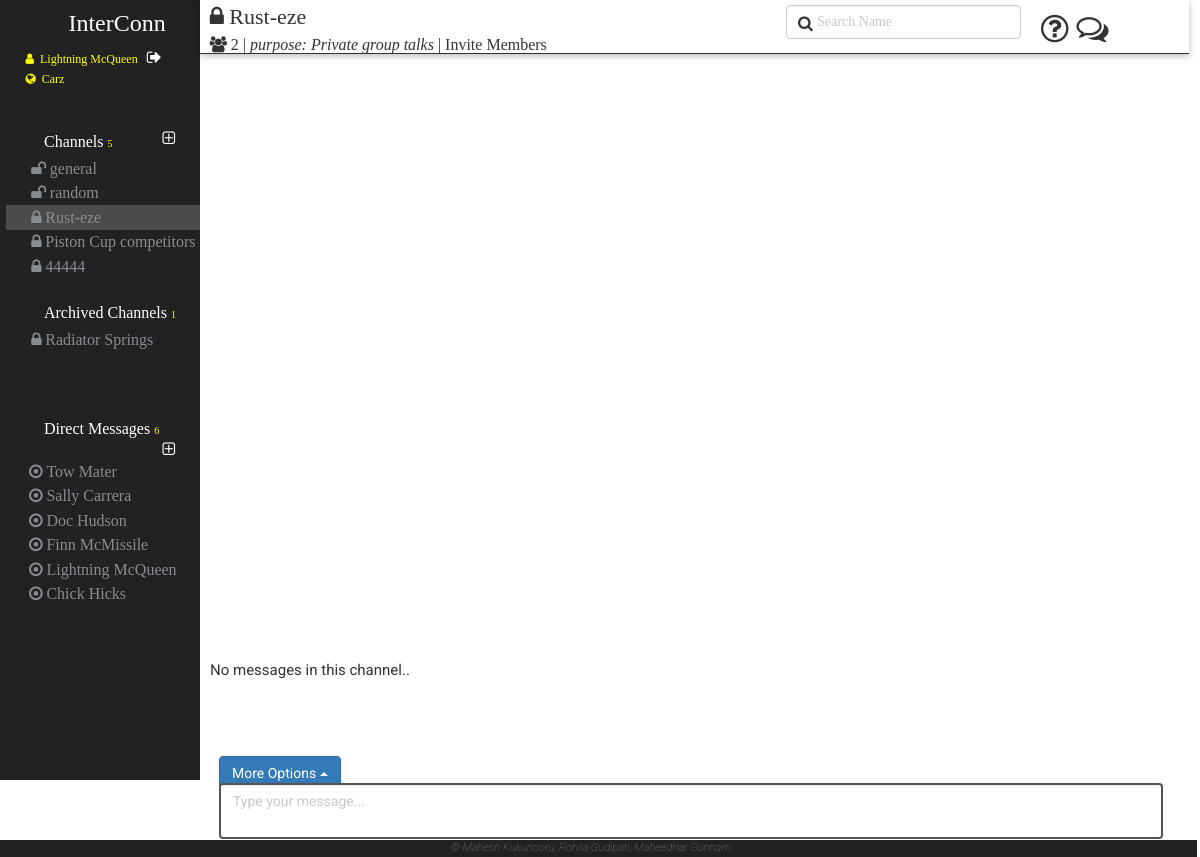
/HomePage.php?channel=5 (signed in), run on the app's committed database.
### tables this page shows
CREATE TABLE IF NOT EXISTS `user` (
  `user_id` bigint(20) NOT NULL,
  `user_name` varchar(50) NOT NULL,
  `first_name` varchar(50) NOT NULL,
  `last_name` varchar(50) NOT NULL,
  `email_id` varchar(50) NOT NULL,
  `profile_pic` varchar(150) NOT NULL DEFAULT './images/0.jpeg',
  `password` varchar(150) NOT NULL,
  `phone_number` varchar(10) NOT NULL,
  `what_i_do` varchar(150) NOT NULL,
  `status` varchar(150) NOT NULL,
  `status_emoji` bigint(20) DEFAULT NULL,
  `skype` varchar(150) NOT NULL,
  `profile_pic_pref` int(11) NOT NULL DEFAULT '1',
  `github_avatar` varchar(200) NOT NULL DEFAULT '0'
);

CREATE TABLE IF NOT EXISTS `workspace` (
  `workspace_id` bigint(20) NOT NULL,
  `workspace_name` varchar(50) NOT NULL,
  `workspace_domain` varchar(50) NOT NULL,
  `created_by` bigint(20) NOT NULL,
  `created_at` timestamp NOT NULL DEFAULT CURRENT_TIMESTAMP ON UPDATE CURRENT_TIMESTAMP
);

CREATE TABLE IF NOT EXISTS `channel` (
  `channel_id` bigint(20) NOT NULL,
  `channel_name` text NOT NULL,
  `type` varchar(50) NOT NULL,
  `purpose` text NOT NULL,
  `created_by` bigint(20) NOT NULL,
  `created_at` timestamp NOT NULL DEFAULT CURRENT_TIMESTAMP ON UPDATE CURRENT_TIMESTAMP,
  `is_archive` int(11) NOT NULL DEFAULT '0'
);

### HomePage.php (the view, shortened to what the rows shown need)
<?php
	include_once "./services/WebService.php";
	include_once "./services/MainMessages.php";
	if($_SESSION['loggedIn'])
	{
		$web_service = new WebService();
    $userDetails = json_decode($web_service->getUserDetails($_SESSION['userid']));
    $workspaceDetails = json_decode($web_service->getWorkspaceDetails($_SESSION['userid']));
    $workspaceName=$workspaceDetails[0]->workspace_name;
    $workspaceid=$workspaceDetails[0]->workspace_id;
	$is_admin=0;
    $channelDetails = json_decode($web_service->getChannelsDetails($_SESSION['userid'],$workspaceid,$is_admin));
    $directMessagesDetails = json_decode($web_service->getDirectMessagesDetails($workspaceDetails[0]->workspace_id));
    $groupMembers=json_decode($web_service->getSpecificChannelUserDetails($_GET["channel"]));
    $groupMembersWholeDet=json_decode($web_service->getSpecificChannelUserDetWithIDs($_GET["channel"]));
  	$channelstr='';
   	$archiveChannelstr='';
   	$directMessagestr='';
		if ($channelDetails!='')
		{
           foreach($channelDetails as $channel)
           {
           		if($channel->is_archive==0)
           		{
	                if($channel->channel_id==$_GET["channel"])
					{
	                    $channelstr.='<li class="active currentChannel">';
					}
	                else
	                    $channelstr.='<li class="active">';
	                if($channel->type=='private')
	                    $channelstr.=' <a href="./HomePage.php?channel='.$channel->channel_id.'"><span class="channelPrivacyLevel"><i class="fa fa-lock"></i></span><span class="'.$channel->channel_id.'" >'.htmlspecialchars($channel->channel_name).'</span></a>';
	                else
	                    $channelstr.='<a href="./HomePage.php?channel='.$channel->channel_id.'"><span class="channelPrivacyLevel"><i class="fa fa-unlock"></i></span><span class="'.$channel->channel_id.'" >'.htmlspecialchars($channel->channel_name).'</span></a>';
	                $channelstr.='</li>';
	            }
	            else if($channel->is_archive==1)
	            {
	            	if($channel->channel_id==$_GET["channel"])
					{
	                    $archiveChannelstr.='<li class="active currentChannel">';
						$flag=1;
					}
	                else
	                    $archiveChannelstr.='<li class="active">';
	                if($channel->type=='private')
	                    $archiveChannelstr.=' <a href="./HomePage.php?channel='.$channel->channel_id.'"><span class="channelPrivacyLevel"><i class="fa fa-lock"></i></span><span class="'.$channel->channel_id.'" >'.htmlspecialchars($channel->channel_name).'</span></a>';
	                else
	                    $archiveChannelstr.='<a href="./HomePage.php?channel='.$channel->channel_id.'"><span class="channelPrivacyLevel"><i class="fa fa-unlock"></i></span><span class="'.$channel->channel_id.'" >'.htmlspecialchars($channel->channel_name).'</span></a>';
	                $archiveChannelstr.='</li>';
	            }
           }
        }
		if ($directMessagesDetails!='')
		{
           foreach($directMessagesDetails as $directMessage)
           {
                $directMessagestr.=' <li touserid="" class="active"><a href="#"> <span class="channelPrivacyLevel"><i class="fa fa-dot-circle-o"></i></span><span class="" >'.htmlspecialchars($directMessage->first_name).' '.htmlspecialchars($directMessage->last_name).'</span></a></li>';
           }
        }
	}
?>
<html lang="en">
	<head>
        <link rel="stylesheet" href="./scripts/select2/select2.css">
		<link rel="stylesheet" href="https://maxcdn.bootstrapcdn.com/bootstrap/3.3.7/css/bootstrap.min.css">
		<link rel="stylesheet" href="./CSS/home_site.css">
		<link rel="stylesheet" href="./Assets/w3.css">
		<link rel="stylesheet" href="https://cdnjs.cloudflare.com/ajax/libs/font-awesome/4.7.0/css/font-awesome.min.css">
        <link rel="stylesheet" href="https://code.getmdl.io/1.1.3/material.orange-indigo.min.css">
        <link rel="stylesheet" href="CSS/main_lc.css">
	</head>
	<body>
	<div class="container-fluid">
		<div class="row">
			<div class="col-xs-2 verticle_navbar_HP">
				<div class="row menu_leftMain_HP">
					<div class="row leftMenuContentWrapper_HP" >
						<div class="row loginDetails">
							<span class="loggedIn_user" id='<?php  echo $userDetails[0]->user_id ?>' title='<?php
                            if($is_admin){
                                echo "Welcome Admin";
                            }else{
                                echo "Welcome ".htmlspecialchars($userDetails[0]->first_name).' '.htmlspecialchars($userDetails[0]->last_name);
                            }
                            ?>'><i class="fa fa-user"></i>&nbsp;&nbsp;<?php  echo htmlspecialchars($userDetails[0]->first_name).' '.htmlspecialchars($userDetails[0]->last_name); ?>
                                <a class="signOut" href="./index.php?status=signout" title="Sign Out">
                                </a></span>
                            <br>
							<span class="loggedIn_workspace" id=<?php echo '"'.$workspaceid.'"';?>><i class="fa fa-globe"></i>&nbsp;&nbsp;<?php  echo htmlspecialchars($workspaceName); ?></span> <br>
						</div>
						<div class="row channelsContainer_menu_HP">
							<ul class="row nav navbar-nav channels_UL_List">
								<?php echo $channelstr;?>
						    </ul>
						</div>
						<div class="row archieveChannelsContainer_menu_HP">
							<ul class=" row nav navbar-nav channels_UL_List">
								<?php echo $archiveChannelstr;?>
						    </ul>
						</div>
						<div class="row directMessageContainer_menu_HP">
							<ul class="nav navbar-nav directmessages_UL_List">
						        <?php echo $directMessagestr;?>
						    </ul>
						</div>
					</div>
				</div>
			</div>
			<?php
				if(isset($_GET["channel"])){
                    $currentChannel = json_decode($web_service->getSpecificChannelDetails($_GET["channel"]));
                }
			?>
            <div class="col-xs-10 mainContent_HP">
            	<div class="headerSpace_HP row">
	            	<div class="col-xs-7">
		            	<div class="headerMain row">
		                    <?php
		                        if(isset($_GET["channel"])){
		                            $currentChannel = json_decode($web_service->getSpecificChannelDetails($_GET["channel"]));
		                            if($currentChannel!='')
		                            {
		                                if($currentChannel[0]->type=='private')
		                                    echo '<div class="channelTitle currentChannelTitle col-xs-6 " id="'.$_GET["channel"].'"><i class="fa fa-lock"></i> <span>'. htmlspecialchars($currentChannel[0]->channel_name).'</span></div>';
		                                else if($currentChannel[0]->type=='public')
		                                    echo '<div class="channelTitle currentChannelTitle col-xs-6 " id="'.$_GET["channel"].'"><i class="fa fa-unlock"></i> <span>'. htmlspecialchars($currentChannel[0]->channel_name).'</span></div>';
		                                $purpose=$currentChannel[0]->purpose;
		                            }
		                        }
		                    ?>
		                </div>
                        <?php
                            if($currentChannel[0]->is_archive==0)
                            {
                                echo "<div class='row headerAddon_HP activeChannel'>";
                            }else{
                                echo "<div class='row headerAddon_HP archivedChannel'>";
                            }
                        ?>
                            <span class="channelPurpose headerSpan" title="Channel Purpose">
                                <i>purpose: <?php echo htmlspecialchars($purpose);?></i>
                            </span>
		                </div>
		            </div>
	            </div>
		</div>
            </div>
		</div>
    <link rel="stylesheet"
          href="//cdnjs.cloudflare.com/ajax/libs/highlight.js/9.12.0/styles/color-brewer.min.css">
	</body>
</html>

### data on the page
user: first_name "Lightning", last_name "McQueen"
workspace: workspace_name "Carz"
channel: channel_name "general"
channel: channel_name "random"
channel: channel_name "Rust-eze", purpose "Private group talks"
channel: channel_name "Piston Cup competitors"
channel: channel_name "44444"
channel: channel_name "Radiator Springs"
user: first_name "Tow", last_name "Mater"
user: first_name "Sally", last_name "Carrera"
user: first_name "Doc", last_name "Hudson"
user: first_name "Finn", last_name "McMissile"
user: first_name "Chick", last_name "Hicks"

### other printed values
$channelCount "5"
$archieveChannelCount "1"
count($directMessagesDetails) "6"
$directMessage->first_name "Lightning"
$directMessage->last_name "McQueen"
$user_count "2"
